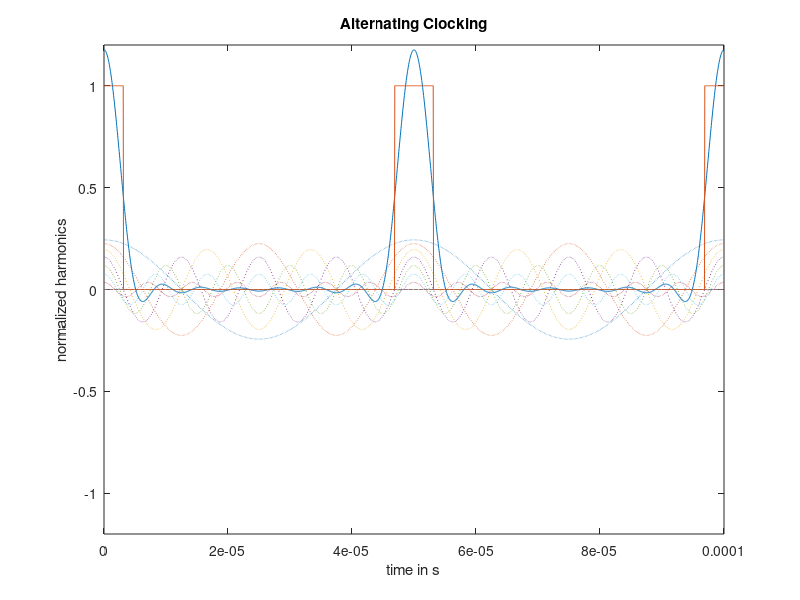
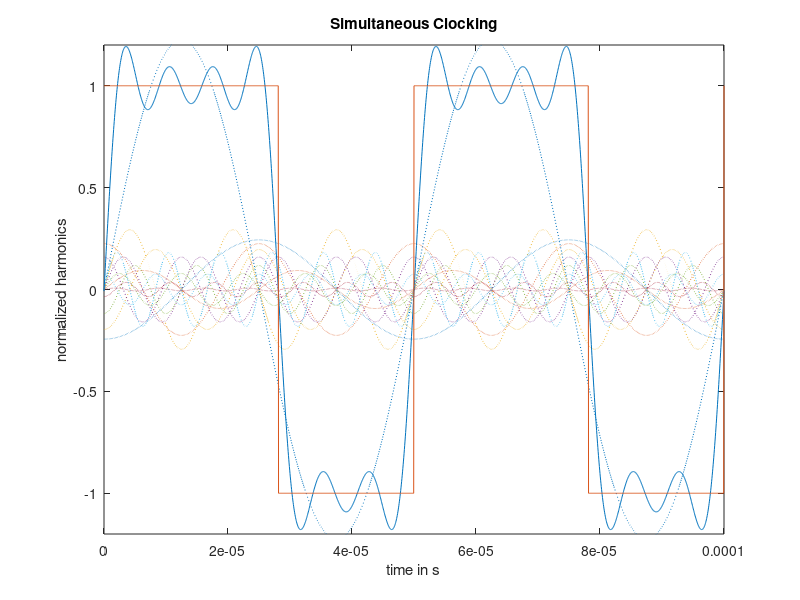

Source code (MATLAB) for these figures, in order:
% MATLAB script for plotting the Fourier series of the clocked voltages of
% Exercise 4 Power Electronics
% Written by M.Sc. Simon Frank, May 2021, Elektrotechnisches Institut (ETI)
% Last revision: Simon Frank, 13th June 2023


%% ***General parameters***
f = 20e3;                       % Clocking frequency
T = 1/f;                        % Switching period
t = 0:T/1000:2*T;               % Array for the timescale
UDC1 = 400;                     % Input voltage
UDC2 = 50;                      % Output voltage
k = 7;                          % Number of investigated harmonics


%% ***Calculation of the coefficients***
%% Alternating clocking

ak_alt = zeros(1,k);                                % array for the Fourier coefficients a_k
bk_alt = zeros(1,k);                                % axis symmetry -> all b_k are zero

% positive output voltage
if UDC2 > 0
    d_alt = UDC2/UDC1;  
    for i=1:k
        ak_alt(i) = 2*sin(d_alt*i*pi)/(i*pi);       % calculate the Fourier coefficients with equation 97 in solution, normalized to U_DC1
    end
a0_alt = 2*d_alt;                                   % DC-Offset see equation 100 in solution (normalized to U_DC1)
% negative output voltage
else
    d_alt = -UDC2/UDC1;   
    for i=1:k
        ak_alt(i) = 2*sin(-d_alt*i*pi)/(i*pi);       % calculate the Fourier coefficients with equation 97 in solution, normalized to U_DC1
    end
    a0_alt = -2*d_alt; 
end

%ak = [0.637 0 -0.212 0 0.127 0 -0.091];     % Coefficients from exercise solution for d=0.5
%bk = [0 0 0 0 0 0 0];                       % Coefficients from exercise solution for d=0.5

%% Simultaneous Clocking
d_sim = (UDC2/UDC1+1)*0.5;                          % duty cycle, see equation 64 in task b) of the solution
ak_sim = zeros(size(k));                            % array for the Fourier coefficients a_k
for i=1:k
    ak_sim(i) = 2*sin(d_sim*i*2*pi)/(i*pi);         % calculate the Fourier coefficients a_k with equation 84, normalized to U_DC1
end
bk_sim = zeros(size(k));                        
for i=1:k
    bk_sim(i) = 2*(1-cos(d_sim*i*2*pi))/(i*pi);     % calculate the Fourier coefficients b_k with equation 86, normalized to U_DC1
end
a0_sim = 2*(2*d_sim-1);                             % DC-Offset see equation 87 (normalized to U_DC1)

%ak = [-0.637 0 0.212 0 -0.127 0 0.091];         % Coefficients from exercise solution
%bk = [0.637 0.637 0.212 0 0.127 0.212 0.091];   % Coefficients from exercise solution

%% ***Plotting***
%% Alternating clocking
% Plot the individual sine / cosine functions of the Fourier series
f_alt = zeros(size(ak_alt,2)+size(bk_alt,2),size(t,2));
for i=1:size(ak_alt,2)
     f_alt(i,:)=ak_alt(i)*cos(i*t*2*pi/T);
end
for i=1:size(bk_alt,2)
     f_alt(i+size(ak_alt,2),:)=bk_alt(i)*sin(i*t*2*pi/T);
end
figure
for i=1:size(ak_alt,2)+size(bk_alt,2)
     plot(t,f_alt(i,:),':');
     hold on;
end

% Plot the resulting Fourier series
f_res_alt = zeros(1,size(t,2));
for i=1:size(ak_alt,2)
    f_res_alt = f_alt(i,:)+f_res_alt;
end
for i=size(ak_alt,2)+1:size(ak_alt,2)+size(bk_alt,2)
    f_res_alt = f_alt(i,:)+f_res_alt;
end
f_res_alt = a0_alt/2+f_res_alt;
plot(t,f_res_alt);
hold on;

% Plot the squarewave of the clocked voltage
if UDC2 > 0
    f_square_alt = (square((t+d_alt*T/2)*2*pi/T,d_alt*100)+1)/2;
else
    f_square_alt = (square((t-d_alt*T/2)*2*pi/T,(1-d_alt)*100)-1)/2;
end

plot(t,f_square_alt);

% Plot settings
title('Alternating Clocking')
xlabel('time in s')
ylabel('normalized harmonics')
xlim([0 t(length(t))])
ylim([-1.2 1.2])
hold off;

%% Simultaneous clocking
% Plot the individual sine / cosine functions of the Fourier series
f_sim = zeros(size(ak_sim,2)+size(bk_sim,2),size(t,2));
for i=1:size(ak_sim,2)
     f_sim(i,:)=ak_sim(i)*cos(i*t*2*pi/T);
end
for i=1:size(bk_sim,2)
     f_sim(i+size(ak_sim,2),:)=bk_sim(i)*sin(i*t*2*pi/T);
end
figure
for i=1:size(ak_sim,2)+size(bk_sim,2)
     plot(t,f_sim(i,:),':');
     hold on;
end

% Plot the resulting Fourier series
f_res_sim = zeros(1,size(t,2));
for i=1:size(ak_sim,2)
    f_res_sim = f_sim(i,:)+f_res_sim;
end
for i=size(ak_sim,2)+1:size(ak_sim,2)+size(bk_sim,2)
    f_res_sim = f_sim(i,:)+f_res_sim;
end
f_res_sim = a0_sim/2+f_res_sim;
plot(t,f_res_sim);
hold on;

% Plot the squarewave of the clocked voltage
f_square_sim = square(t*2*pi/T,d_sim*100);
plot(t,f_square_sim);

% Plot settings
title('Simultaneous Clocking')
xlabel('time in s')
ylabel('normalized harmonics')
xlim([0 t(length(t))])
ylim([-1.2 1.2])
